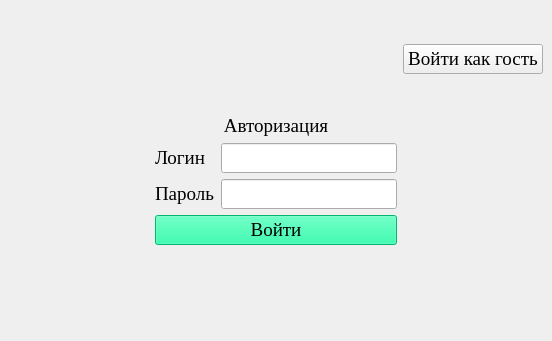
<?xml version="1.0" encoding="UTF-8"?>
<ui version="4.0">
 <class>MainWindow</class>
 <widget class="QMainWindow" name="MainWindow">
  <property name="geometry">
   <rect>
    <x>0</x>
    <y>0</y>
    <width>552</width>
    <height>341</height>
   </rect>
  </property>
  <property name="font">
   <font>
    <family>Times New Roman</family>
    <pointsize>14</pointsize>
   </font>
  </property>
  <property name="windowTitle">
   <string>Авторизация</string>
  </property>
  <property name="windowIcon">
   <iconset>
    <normaloff>../../../../../../../time/import/Icon.JPG</normaloff>../../../../../../../time/import/Icon.JPG</iconset>
  </property>
  <widget class="QWidget" name="centralwidget">
   <layout class="QGridLayout" name="gridLayout">
    <item row="0" column="2">
     <spacer name="verticalSpacer">
      <property name="orientation">
       <enum>Qt::Vertical</enum>
      </property>
      <property name="sizeHint" stdset="0">
       <size>
        <width>20</width>
        <height>40</height>
       </size>
      </property>
     </spacer>
    </item>
    <item row="0" column="3">
     <widget class="QPushButton" name="Guest">
      <property name="text">
       <string>Войти как гость</string>
      </property>
     </widget>
    </item>
    <item row="5" column="1" colspan="2">
     <widget class="QPushButton" name="Enter">
      <property name="font">
       <font>
        <family>Times New Roman</family>
        <pointsize>14</pointsize>
       </font>
      </property>
      <property name="styleSheet">
       <string notr="true">background-color:#00FA9A</string>
      </property>
      <property name="text">
       <string>Войти</string>
      </property>
     </widget>
    </item>
    <item row="2" column="2">
     <widget class="QLineEdit" name="Login"/>
    </item>
    <item row="2" column="0">
     <spacer name="horizontalSpacer">
      <property name="orientation">
       <enum>Qt::Horizontal</enum>
      </property>
      <property name="sizeHint" stdset="0">
       <size>
        <width>40</width>
        <height>20</height>
       </size>
      </property>
     </spacer>
    </item>
    <item row="2" column="3">
     <spacer name="horizontalSpacer_2">
      <property name="orientation">
       <enum>Qt::Horizontal</enum>
      </property>
      <property name="sizeHint" stdset="0">
       <size>
        <width>40</width>
        <height>20</height>
       </size>
      </property>
     </spacer>
    </item>
    <item row="4" column="1">
     <widget class="QLabel" name="label_2">
      <property name="text">
       <string>Пароль</string>
      </property>
     </widget>
    </item>
    <item row="4" column="2">
     <widget class="QLineEdit" name="Password"/>
    </item>
    <item row="2" column="1">
     <widget class="QLabel" name="label">
      <property name="text">
       <string>Логин</string>
      </property>
     </widget>
    </item>
    <item row="6" column="2">
     <spacer name="verticalSpacer_2">
      <property name="orientation">
       <enum>Qt::Vertical</enum>
      </property>
      <property name="sizeHint" stdset="0">
       <size>
        <width>20</width>
        <height>40</height>
       </size>
      </property>
     </spacer>
    </item>
    <item row="1" column="1" colspan="2">
     <widget class="QLabel" name="label_3">
      <property name="text">
       <string>Авторизация</string>
      </property>
      <property name="alignment">
       <set>Qt::AlignCenter</set>
      </property>
     </widget>
    </item>
    <item row="0" column="0">
     <widget class="QLabel" name="label_4">
      <property name="minimumSize">
       <size>
        <width>100</width>
        <height>100</height>
       </size>
      </property>
      <property name="maximumSize">
       <size>
        <width>100</width>
        <height>100</height>
       </size>
      </property>
      <property name="baseSize">
       <size>
        <width>100</width>
        <height>100</height>
       </size>
      </property>
      <property name="text">
       <string/>
      </property>
      <property name="pixmap">
       <pixmap>../../../../../../../time/import/Icon.png</pixmap>
      </property>
      <property name="scaledContents">
       <bool>true</bool>
      </property>
     </widget>
    </item>
   </layout>
  </widget>
 </widget>
 <resources/>
 <connections/>
</ui>
